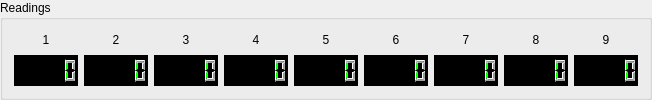
              <widget class="QGroupBox" name="Readings">
               <property name="sizePolicy">
                <sizepolicy hsizetype="Preferred" vsizetype="Preferred">
                 <horstretch>0</horstretch>
                 <verstretch>0</verstretch>
                </sizepolicy>
               </property>
               <property name="title">
                <string>Readings</string>
               </property>
               <layout class="QGridLayout" name="gridLayout_6">
                <item row="0" column="0">
                 <layout class="QGridLayout" name="gridLayout_LCDs" rowstretch="3,5">
                  <item row="0" column="3">
                   <widget class="QLabel" name="LCD4_label">
                    <property name="text">
                     <string>4</string>
                    </property>
                    <property name="alignment">
                     <set>Qt::AlignCenter</set>
                    </property>
                   </widget>
                  </item>
                  <item row="0" column="1">
                   <widget class="QLabel" name="LCD2_label">
                    <property name="text">
                     <string>2</string>
                    </property>
                    <property name="alignment">
                     <set>Qt::AlignCenter</set>
                    </property>
                   </widget>
                  </item>
                  <item row="0" column="2">
                   <widget class="QLabel" name="LCD3_label">
                    <property name="text">
                     <string>3</string>
                    </property>
                    <property name="alignment">
                     <set>Qt::AlignCenter</set>
                    </property>
                   </widget>
                  </item>
                  <item row="0" column="4">
                   <widget class="QLabel" name="LCD5_label">
                    <property name="text">
                     <string>5</string>
                    </property>
                    <property name="alignment">
                     <set>Qt::AlignCenter</set>
                    </property>
                   </widget>
                  </item>
                  <item row="0" column="5">
                   <widget class="QLabel" name="LCD6_label">
                    <property name="text">
                     <string>6</string>
                    </property>
                    <property name="alignment">
                     <set>Qt::AlignCenter</set>
                    </property>
                   </widget>
                  </item>
                  <item row="0" column="6">
                   <widget class="QLabel" name="LCD7_label">
                    <property name="text">
                     <string>7</string>
                    </property>
                    <property name="alignment">
                     <set>Qt::AlignCenter</set>
                    </property>
                   </widget>
                  </item>
                  <item row="0" column="0">
                   <widget class="QLabel" name="LCD1_label">
                    <property name="text">
                     <string>1</string>
                    </property>
                    <property name="alignment">
                     <set>Qt::AlignCenter</set>
                    </property>
                   </widget>
                  </item>
                  <item row="0" column="7">
                   <widget class="QLabel" name="LCD8_label">
                    <property name="text">
                     <string>8</string>
                    </property>
                    <property name="alignment">
                     <set>Qt::AlignCenter</set>
                    </property>
                   </widget>
                  </item>
                  <item row="0" column="8">
                   <widget class="QLabel" name="LCD9_label">
                    <property name="text">
                     <string>9</string>
                    </property>
                    <property name="alignment">
                     <set>Qt::AlignCenter</set>
                    </property>
                   </widget>
                  </item>
                  <item row="1" column="0">
                   <widget class="QLCDNumber" name="lcd1">
                    <property name="sizePolicy">
                     <sizepolicy hsizetype="Preferred" vsizetype="Preferred">
                      <horstretch>0</horstretch>
                      <verstretch>0</verstretch>
                     </sizepolicy>
                    </property>
                    <property name="styleSheet">
                     <string notr="true">color:rgb(0, 255, 0);
background-color:rgb(0,0,0);</string>
                    </property>
                    <property name="smallDecimalPoint">
                     <bool>false</bool>
                    </property>
                    <property name="digitCount">
                     <number>5</number>
                    </property>
                   </widget>
                  </item>
                  <item row="1" column="1">
                   <widget class="QLCDNumber" name="lcd2">
                    <property name="sizePolicy">
                     <sizepolicy hsizetype="Preferred" vsizetype="Preferred">
                      <horstretch>0</horstretch>
                      <verstretch>0</verstretch>
                     </sizepolicy>
                    </property>
                    <property name="styleSheet">
                     <string notr="true">color:rgb(0, 255, 0);
background-color:rgb(0, 0, 0);
</string>
                    </property>
                    <property name="digitCount">
                     <number>5</number>
                    </property>
                   </widget>
                  </item>
                  <item row="1" column="2">
                   <widget class="QLCDNumber" name="lcd3">
                    <property name="sizePolicy">
                     <sizepolicy hsizetype="Preferred" vsizetype="Preferred">
                      <horstretch>0</horstretch>
                      <verstretch>0</verstretch>
                     </sizepolicy>
                    </property>
                    <property name="styleSheet">
                     <string notr="true">color:rgb(0, 255, 0);
background-color:rgb(0, 0, 0);
</string>
                    </property>
                    <property name="digitCount">
                     <number>5</number>
                    </property>
                   </widget>
                  </item>
                  <item row="1" column="3">
                   <widget class="QLCDNumber" name="lcd4">
                    <property name="sizePolicy">
                     <sizepolicy hsizetype="Preferred" vsizetype="Preferred">
                      <horstretch>0</horstretch>
                      <verstretch>0</verstretch>
                     </sizepolicy>
                    </property>
                    <property name="styleSheet">
                     <string notr="true">color:rgb(0, 255, 0);
background-color:rgb(0, 0, 0);
</string>
                    </property>
                    <property name="digitCount">
                     <number>5</number>
                    </property>
                   </widget>
                  </item>
                  <item row="1" column="4">
                   <widget class="QLCDNumber" name="lcd5">
                    <property name="sizePolicy">
                     <sizepolicy hsizetype="Preferred" vsizetype="Preferred">
                      <horstretch>0</horstretch>
                      <verstretch>0</verstretch>
                     </sizepolicy>
                    </property>
                    <property name="font">
                     <font>
                      <family>MS Shell Dlg 2</family>
                      <pointsize>8</pointsize>
                      <italic>false</italic>
                      <bold>false</bold>
                     </font>
                    </property>
                    <property name="styleSheet">
                     <string notr="true">color:rgb(0, 255, 0);
background-color:rgb(0, 0, 0);
</string>
                    </property>
                    <property name="digitCount">
                     <number>5</number>
                    </property>
                   </widget>
                  </item>
                  <item row="1" column="5">
                   <widget class="QLCDNumber" name="lcd6">
                    <property name="sizePolicy">
                     <sizepolicy hsizetype="Preferred" vsizetype="Preferred">
                      <horstretch>0</horstretch>
                      <verstretch>0</verstretch>
                     </sizepolicy>
                    </property>
                    <property name="styleSheet">
                     <string notr="true">color:rgb(0, 255, 0);
background-color:rgb(0, 0, 0);
</string>
                    </property>
                    <property name="digitCount">
                     <number>5</number>
                    </property>
                   </widget>
                  </item>
                  <item row="1" column="6">
                   <widget class="QLCDNumber" name="lcd7">
                    <property name="sizePolicy">
                     <sizepolicy hsizetype="Preferred" vsizetype="Preferred">
                      <horstretch>0</horstretch>
                      <verstretch>0</verstretch>
                     </sizepolicy>
                    </property>
                    <property name="font">
                     <font>
                      <family>MS Shell Dlg 2</family>
                      <pointsize>8</pointsize>
                      <italic>false</italic>
                      <bold>false</bold>
                     </font>
                    </property>
                    <property name="styleSheet">
                     <string notr="true">color:rgb(0, 255, 0);
background-color:rgb(0, 0, 0);
</string>
                    </property>
                    <property name="digitCount">
                     <number>5</number>
                    </property>
                   </widget>
                  </item>
                  <item row="1" column="7">
                   <widget class="QLCDNumber" name="lcd8">
                    <property name="sizePolicy">
                     <sizepolicy hsizetype="Preferred" vsizetype="Preferred">
                      <horstretch>0</horstretch>
                      <verstretch>0</verstretch>
                     </sizepolicy>
                    </property>
                    <property name="font">
                     <font>
                      <family>MS Shell Dlg 2</family>
                      <pointsize>8</pointsize>
                      <italic>false</italic>
                      <bold>false</bold>
                     </font>
                    </property>
                    <property name="styleSheet">
                     <string notr="true">color:rgb(0, 255, 0);
background-color:rgb(0, 0, 0);
</string>
                    </property>
                    <property name="digitCount">
                     <number>5</number>
                    </property>
                   </widget>
                  </item>
                  <item row="1" column="8">
                   <widget class="QLCDNumber" name="lcd9">
                    <property name="sizePolicy">
                     <sizepolicy hsizetype="Preferred" vsizetype="Preferred">
                      <horstretch>0</horstretch>
                      <verstretch>0</verstretch>
                     </sizepolicy>
                    </property>
                    <property name="font">
                     <font>
                      <family>MS Shell Dlg 2</family>
                      <pointsize>8</pointsize>
                      <italic>false</italic>
                      <bold>false</bold>
                     </font>
                    </property>
                    <property name="styleSheet">
                     <string notr="true">color:rgb(0, 255, 0);
background-color:rgb(0, 0, 0);
</string>
                    </property>
                    <property name="digitCount">
                     <number>5</number>
                    </property>
                   </widget>
                  </item>
                 </layout>
                </item>
               </layout>
              </widget>
